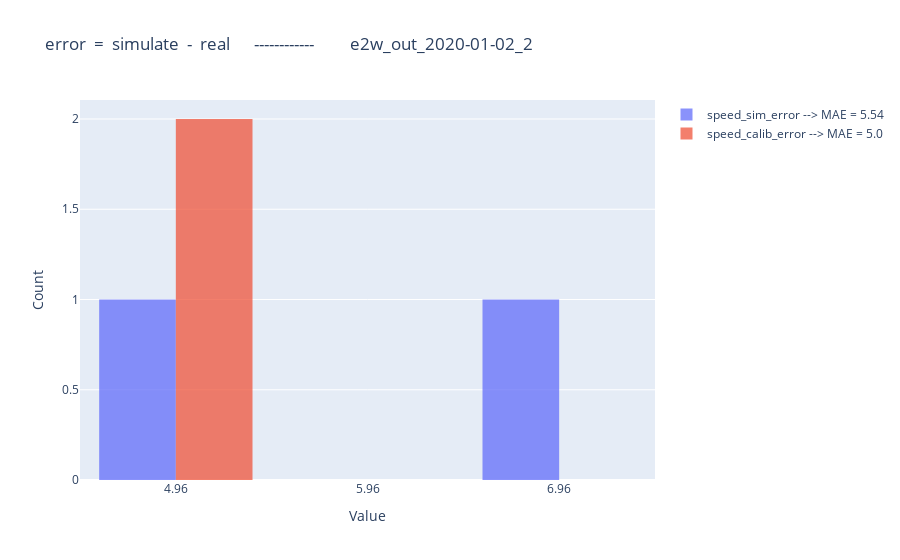

The cell this chart's notebook holds for it:
### Code cell
import plotly.graph_objects as go

fig = go.Figure()

xbins=dict(
        start=start,  # Bin start
        end=end,    # Bin end
        size=1    # Bin size (width of each bin)
    )
sim_MAE = round(abs(compare_df['speed_sim_error']).mean(),2)
calib_MAE = round(abs(compare_df['speed_calib_error']).mean(),2)
fig.add_trace(go.Histogram(x=compare_df['speed_sim_error'], name=f"speed_sim_error --> MAE = {sim_MAE}", opacity=0.75, xbins=xbins))
fig.add_trace(go.Histogram(x=compare_df['speed_calib_error'], name=f"speed_calib_error --> MAE = {calib_MAE}", opacity=0.75, xbins=xbins))

fig.update_layout(
    barmode='group',  # Use 'overlay' if you want stacked look
    xaxis_title='Value',
    yaxis_title='Count',
    title=f"error  =  simulate  -  real      ------------         {postfix}"
)

fig.show()
fig.write_html(f"diagram/hist_speed_error_{postfix}.html")

### Figure 1 — Plotly figure (JSON) as saved in the notebook; plotly's stock layout.template omitted (floating-point values rounded to 4 significant figures)
{"data": [{"name": "speed_sim_error --> MAE = 5.54", "opacity": 0.75, "type": "histogram", "x": [4.46, 6.62], "xbins": {"end": 6.62, "size": 1, "start": 4.46}}, {"name": "speed_calib_error --> MAE = 5.0", "opacity": 0.75, "type": "histogram", "x": [4.998, 4.998], "xbins": {"end": 6.62, "size": 1, "start": 4.46}}], "layout": {"barmode": "group", "title": {"text": "error  =  simulate  -  real      ------------         e2w_out_2020-01-02_2"}, "xaxis": {"title": {"text": "Value"}}, "yaxis": {"title": {"text": "Count"}}}}
